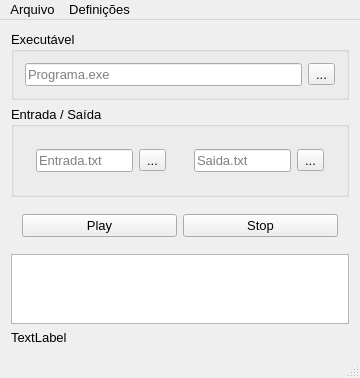
<?xml version="1.0" encoding="UTF-8"?>
<ui version="4.0">
 <class>MainWindow</class>
 <widget class="QMainWindow" name="MainWindow">
  <property name="geometry">
   <rect>
    <x>0</x>
    <y>0</y>
    <width>360</width>
    <height>360</height>
   </rect>
  </property>
  <property name="maximumSize">
   <size>
    <width>16777215</width>
    <height>16777215</height>
   </size>
  </property>
  <property name="font">
   <font>
    <pointsize>10</pointsize>
   </font>
  </property>
  <property name="windowTitle">
   <string>MainWindow</string>
  </property>
  <widget class="QWidget" name="centralWidget">
   <layout class="QVBoxLayout" name="verticalLayout">
    <item>
     <widget class="QGroupBox" name="groupBox">
      <property name="title">
       <string>Executável</string>
      </property>
      <layout class="QHBoxLayout" name="horizontalLayout_2">
       <item>
        <widget class="QLineEdit" name="lineEdit">
         <property name="readOnly">
          <bool>true</bool>
         </property>
         <property name="placeholderText">
          <string>Programa.exe</string>
         </property>
        </widget>
       </item>
       <item>
        <widget class="QToolButton" name="toolButton">
         <property name="text">
          <string>...</string>
         </property>
        </widget>
       </item>
      </layout>
     </widget>
    </item>
    <item>
     <widget class="QGroupBox" name="groupBox_2">
      <property name="title">
       <string>Entrada / Saída</string>
      </property>
      <layout class="QHBoxLayout" name="horizontalLayout_3">
       <item>
        <widget class="QWidget" name="widget" native="true">
         <layout class="QHBoxLayout" name="horizontalLayout_4">
          <item>
           <widget class="QLineEdit" name="lineEdit_2">
            <property name="readOnly">
             <bool>true</bool>
            </property>
            <property name="placeholderText">
             <string>Entrada.txt</string>
            </property>
           </widget>
          </item>
          <item>
           <widget class="QToolButton" name="toolButton_2">
            <property name="text">
             <string>...</string>
            </property>
           </widget>
          </item>
         </layout>
        </widget>
       </item>
       <item>
        <widget class="QWidget" name="widget_2" native="true">
         <layout class="QHBoxLayout" name="horizontalLayout_5">
          <item>
           <widget class="QLineEdit" name="lineEdit_3">
            <property name="readOnly">
             <bool>true</bool>
            </property>
            <property name="placeholderText">
             <string>Saida.txt</string>
            </property>
           </widget>
          </item>
          <item>
           <widget class="QToolButton" name="toolButton_3">
            <property name="text">
             <string>...</string>
            </property>
           </widget>
          </item>
         </layout>
        </widget>
       </item>
      </layout>
     </widget>
    </item>
    <item>
     <widget class="QWidget" name="widget_3" native="true">
      <layout class="QHBoxLayout" name="horizontalLayout">
       <item>
        <widget class="QPushButton" name="pushButton_2">
         <property name="text">
          <string>Play</string>
         </property>
        </widget>
       </item>
       <item>
        <widget class="QPushButton" name="pushButton">
         <property name="text">
          <string>Stop</string>
         </property>
        </widget>
       </item>
      </layout>
     </widget>
    </item>
    <item>
     <widget class="QListWidget" name="listWidget"/>
    </item>
    <item>
     <widget class="QLabel" name="statusLabel">
      <property name="text">
       <string>TextLabel</string>
      </property>
     </widget>
    </item>
   </layout>
  </widget>
  <widget class="QMenuBar" name="menuBar">
   <property name="geometry">
    <rect>
     <x>0</x>
     <y>0</y>
     <width>360</width>
     <height>21</height>
    </rect>
   </property>
   <widget class="QMenu" name="menuPrograma">
    <property name="title">
     <string>Arquivo</string>
    </property>
    <addaction name="actionRodar"/>
    <addaction name="actionParar"/>
    <addaction name="actionFechar"/>
   </widget>
   <widget class="QMenu" name="menuDefini_es">
    <property name="title">
     <string>Definições</string>
    </property>
    <addaction name="actionExecutavel"/>
    <addaction name="actionEntrada"/>
    <addaction name="actionSaida"/>
   </widget>
   <addaction name="menuPrograma"/>
   <addaction name="menuDefini_es"/>
  </widget>
  <widget class="QStatusBar" name="statusBar">
   <property name="minimumSize">
    <size>
     <width>0</width>
     <height>0</height>
    </size>
   </property>
  </widget>
  <action name="actionRodar">
   <property name="text">
    <string>Rodar</string>
   </property>
  </action>
  <action name="actionParar">
   <property name="text">
    <string>Parar</string>
   </property>
  </action>
  <action name="actionExecutavel">
   <property name="text">
    <string>Executável</string>
   </property>
  </action>
  <action name="actionEntrada">
   <property name="text">
    <string>Entrada</string>
   </property>
  </action>
  <action name="actionSaida">
   <property name="text">
    <string>Saída</string>
   </property>
  </action>
  <action name="actionFechar">
   <property name="text">
    <string>Fechar</string>
   </property>
  </action>
 </widget>
 <layoutdefault spacing="6" margin="11"/>
 <resources/>
 <connections/>
</ui>
